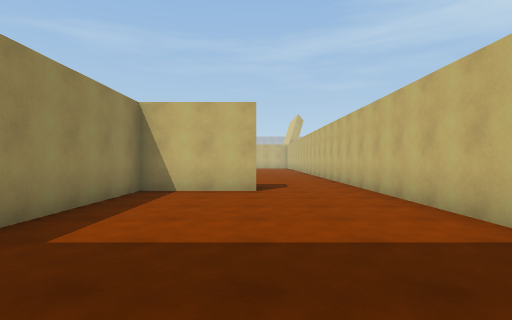
View 1 (above)

24 first-person views from a walk through a scene from a Unity 3-D project. The camera is 1.4 m above the floor, looks level and sees 80° across. The floor is counted in squares, 2 m on a side. Each view is taken from the middle of a square. On the plan, view 1 faces up. The plan holds only what a view shows up to about 10 squares ahead; the rest is blank. The place goes on beyond the plan. The player character is not drawn. Some animated figures are left out. Surface patterns are stand-ins for the level's own textures.

View 2
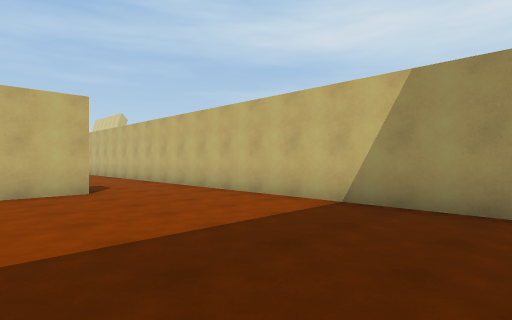

View 3
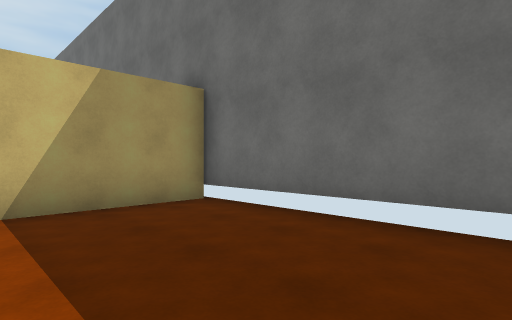

View 4
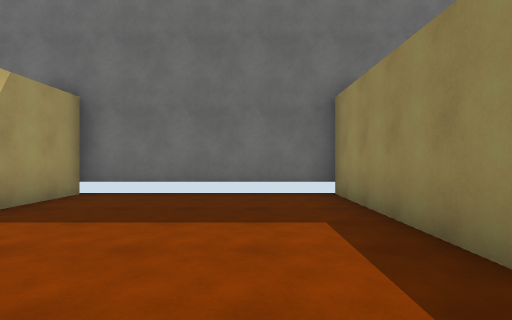

View 5
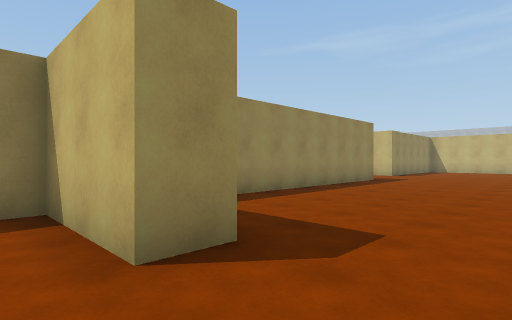

View 6
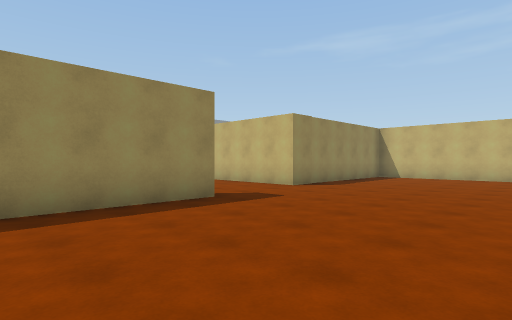

View 7
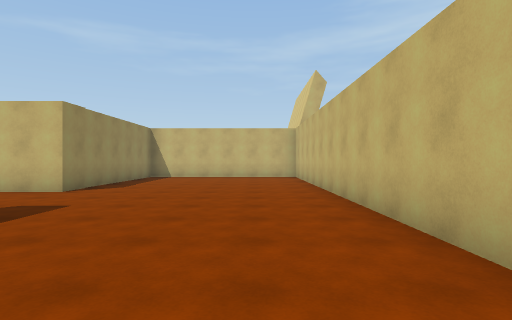

View 8
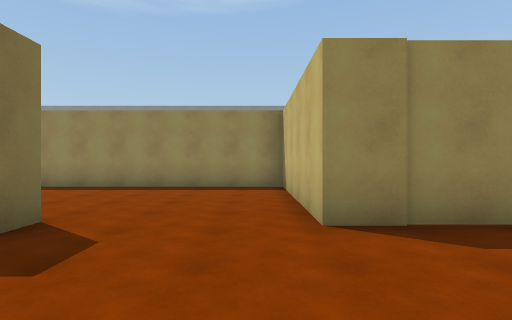

View 9
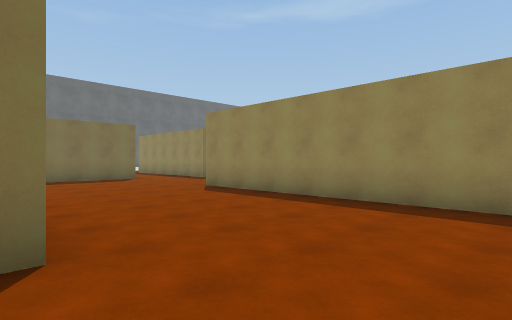

View 10
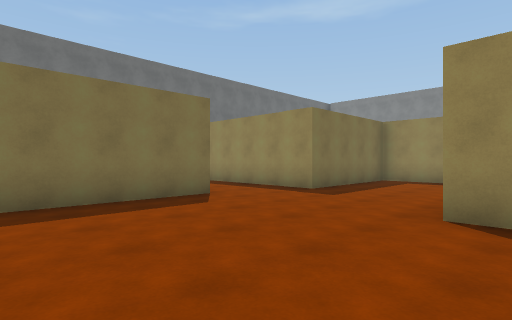

View 11
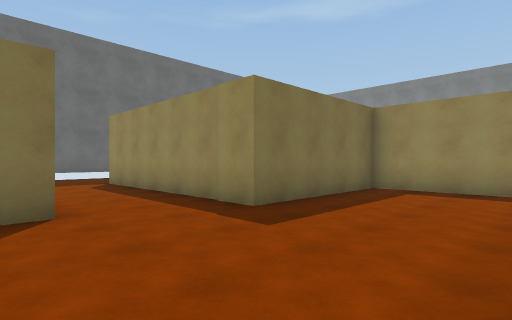

View 12
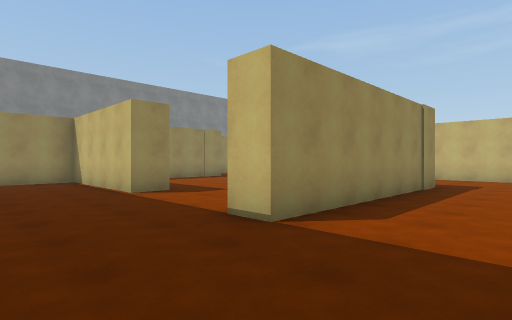

View 13
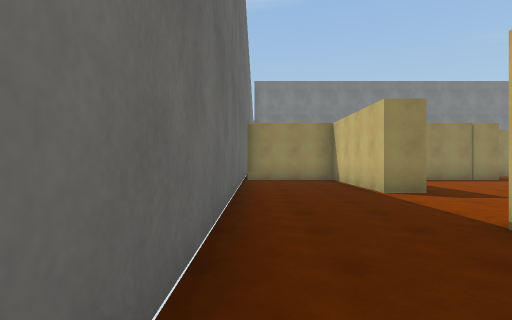

View 14
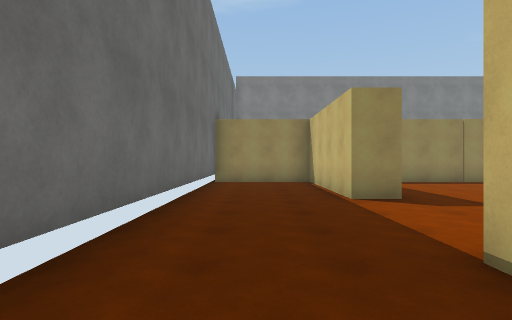

View 15
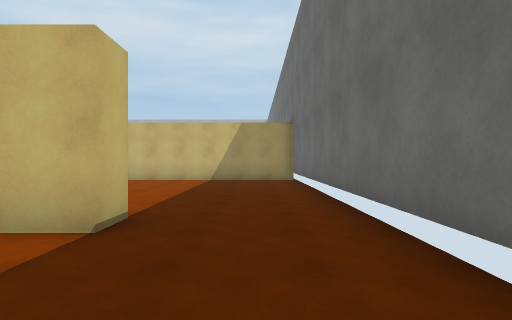

View 16
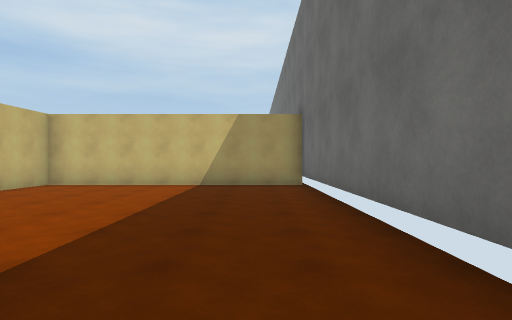

View 17
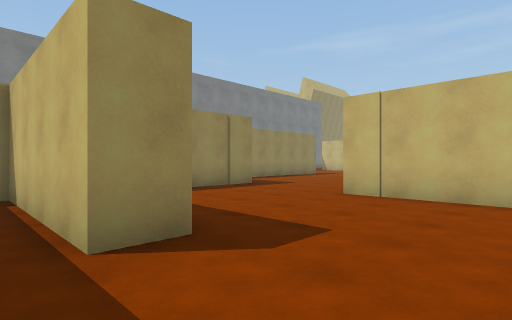

View 18
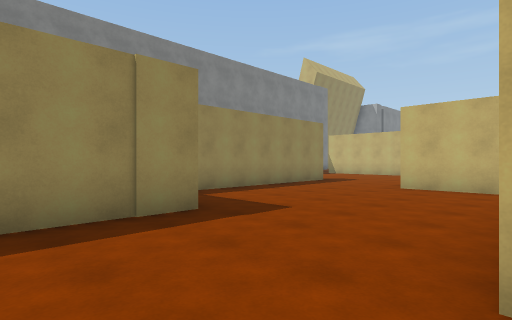

View 19
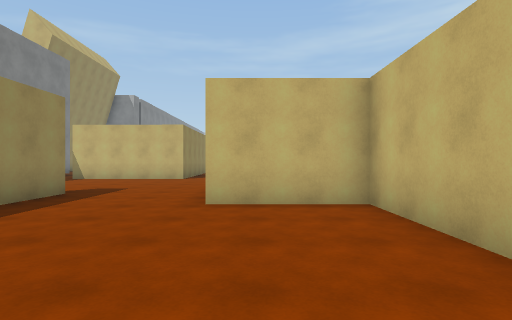

View 20
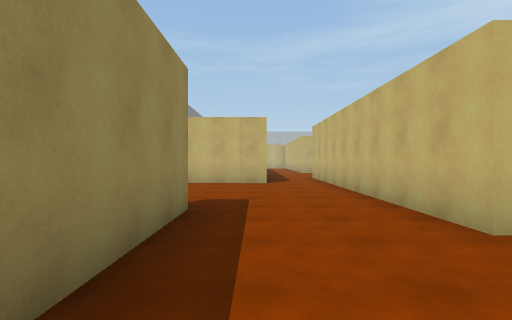

View 21
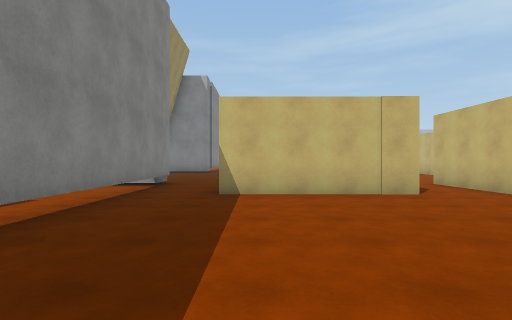

View 22
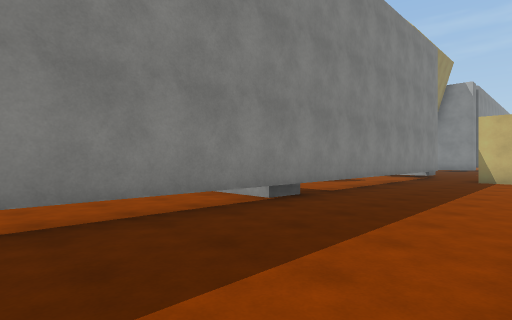

View 23
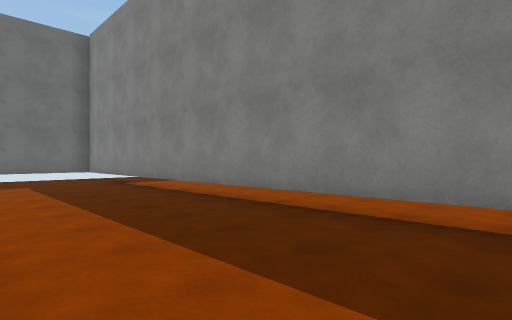

View 24
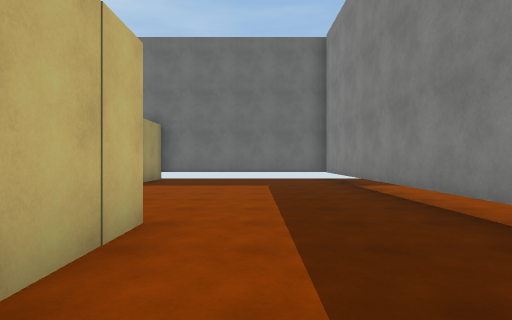

### Floor plan
Ten units are one square. View 1 is at (0, 0); x grows to the right and y downward. Boxes are objects, and circles mark ways between rooms. Rooms are numbered by the first view taken in them; rooms with no view inside come last. Other rooms are left out.
<svg viewBox="-263 -260 294 268">
<path fill="none" stroke="#000" d="M0 -79 0 -69 -27 -69 -27 3 26 3 26 -75M-145 -114 -145 -87 -103 -87 -103 -25 -111 -25 -111 -35M-152 -111 -152 -138 -178 -138 -178 -229M-90 -122 -100 -122M-125 -78 -152 -78M-79 -78 -44 -78M-187 -86 -187 -56M-145 -36 -145 -27 -187 -27 -187 3 -34 3 -34 -69 -51 -69M-210 -154 -210 -100M-35 -166 -27 -166 -27 -101M-217 -76 -217 -95M-196 -202 -238 -202M-195 -10 -195 -16M-33 -230 -33 -197 -80 -197 -80 -120M26 -75 26 -100M26 -149 26 -230M-239 3 -230 3M-256 -215 -256 -10M10 -255 2 -255M-258 -142 -258 -132"/>
<circle cx="15" cy="-70" r="3" fill="#2a7"/>
<text x="0" y="-30">1</text>
<text x="-120" y="-110">2</text>
</svg>
Room 1 opens to room 2.

Where each view was taken, in squares from view 1:
view 1: 0 up, 0 right, facing up
view 2: 0 up, 2 left, facing up-right
view 3: 3 up, 2 left, facing down-right
view 4: 6 up, 1 left, facing down
view 5: 6 up, 2 right, facing up-left
view 6: 13 up, 2 right, facing up-left
view 7: 13 up, 1 right, facing up
view 8: 19 up, 0 right, facing left
view 9: 19 up, 3 left, facing down-left
view 10: 13 up, 4 left, facing down-left
view 11: 12 up, 7 left, facing down-left
view 12: 0 up, 8 left, facing up-left
view 13: 0 up, 8 left, facing left
view 14: 1 up, 9 left, facing left
view 15: 1 up, 14 left, facing right
view 16: 1 up, 12 left, facing right
view 17: 2 up, 12 left, facing up-left
view 18: 6 up, 15 left, facing up-left
view 19: 9 up, 17 left, facing up
view 20: 11 up, 20 left, facing up
view 21: 14 up, 23 left, facing up
view 22: 9 up, 22 left, facing up-left
view 23: 12 up, 22 left, facing down-left
view 24: 11 up, 23 left, facing down
